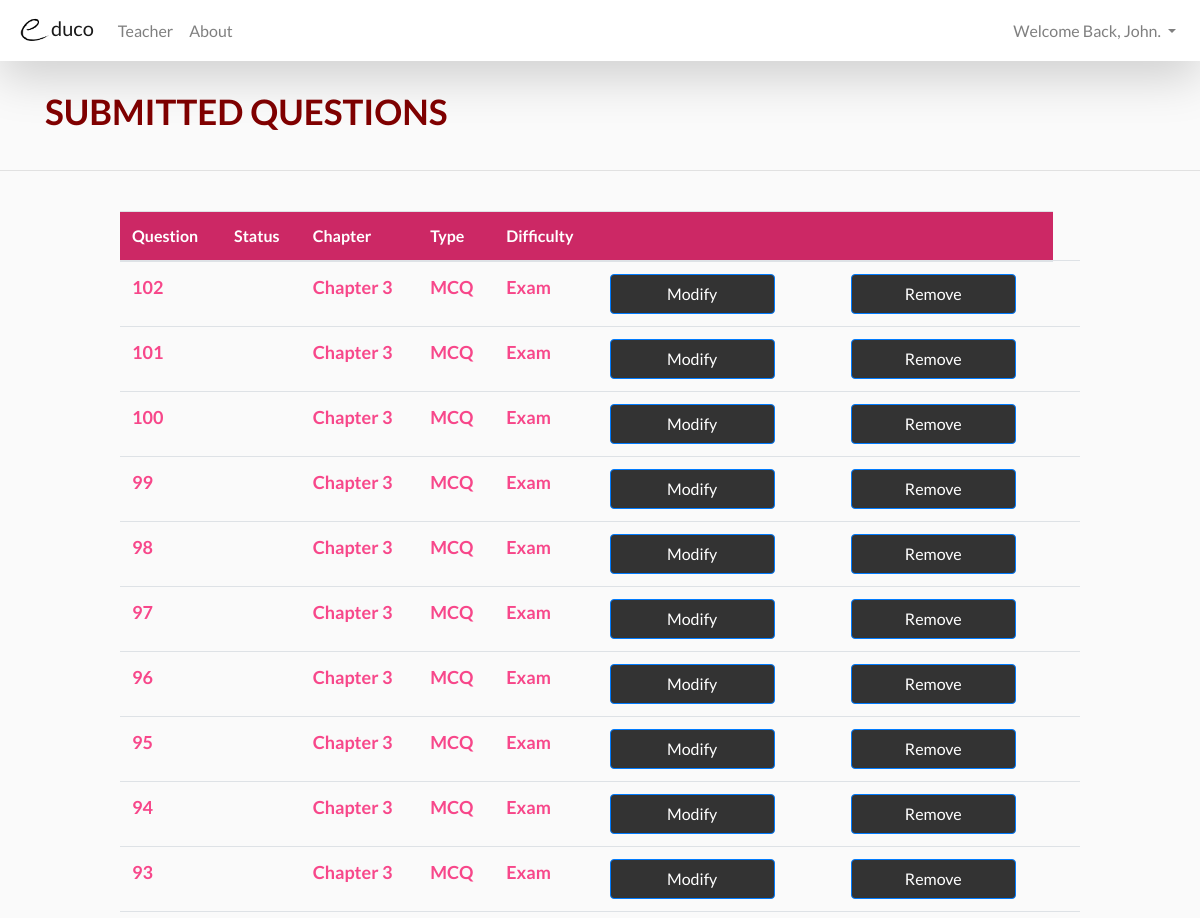
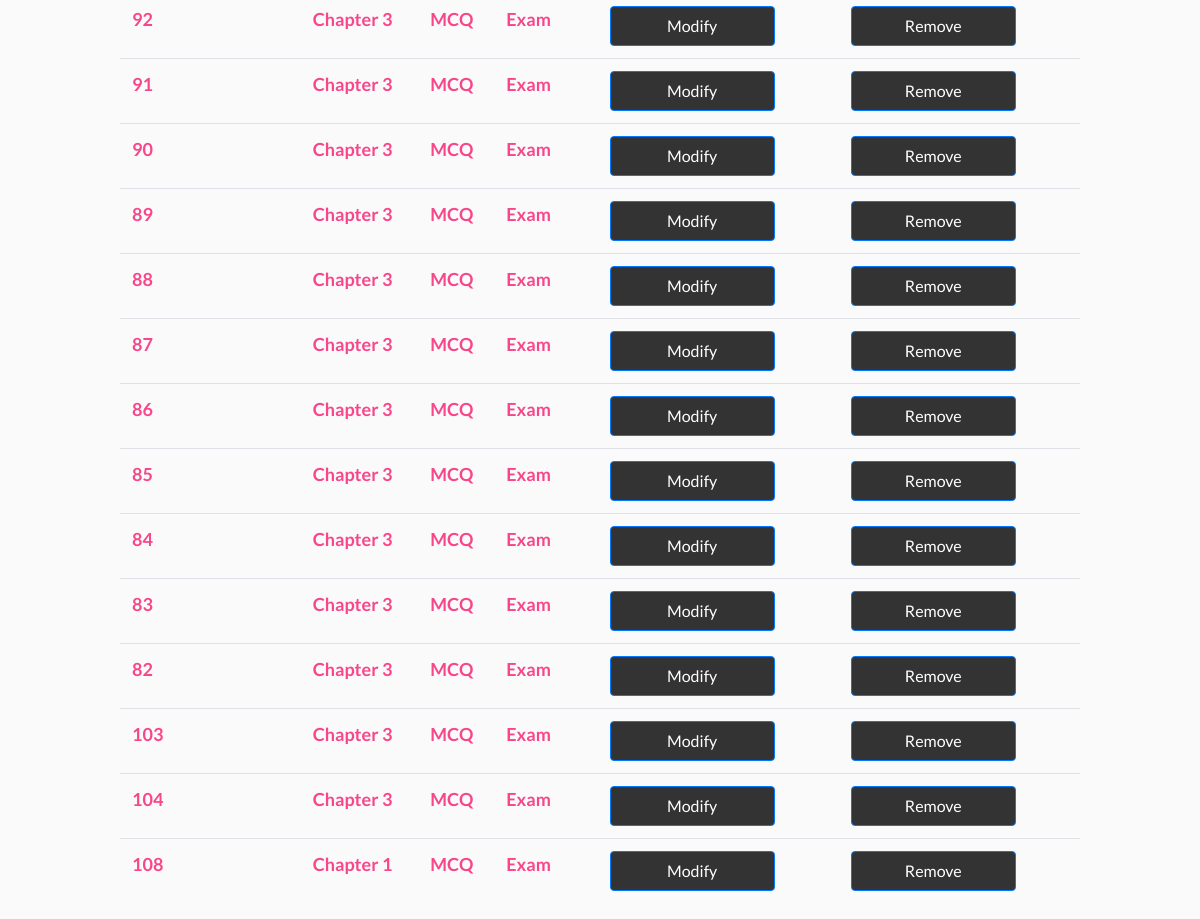
/website/teacher/view_questions.php (signed in), run on the app's committed database (2 pictures, top to bottom).
### tables this page shows
CREATE TABLE IF NOT EXISTS `question` (
  `Q_No` int(11) NOT NULL AUTO_INCREMENT,
  `U_ID` int(11) NOT NULL,
  `Chapter` varchar(255) NOT NULL,
  `Format` varchar(255) NOT NULL,
  `Difficulty` varchar(255) NOT NULL,
  `Mark` int(1) NOT NULL,
  `QuestionContent` text NOT NULL,
  `Image` mediumblob,
  `Imagepath` varchar(255) DEFAULT NULL,
  `A` varchar(255) NOT NULL,
  `B` varchar(255) NOT NULL,
  `C` varchar(255) NOT NULL,
  `D` varchar(255) NOT NULL,
  `TrueAnswer` varchar(255) NOT NULL,
  `Approval` int(11) DEFAULT NULL,
  PRIMARY KEY (`Q_No`)
);

### website/teacher/view_questions.php (the view, shortened to what this page needs)
<!DOCTYPE html>
<html>
<head>
<?php include($_SERVER["DOCUMENT_ROOT"].'/template/header.php'); ?>
</head>
<body>
<?php include($_SERVER["DOCUMENT_ROOT"].'/template/teachernavbar.php'); ?>
<br/>
<div class="container">
  <div class="row">
    <div class="col-sm-5">
      <p class="text-center" style="font-size: 35px; color: maroon; float: left; font-weight: bold;">
      SUBMITTED QUESTIONS
      </p>
    </div>
  </div>
</div>
<hr/>
<br/>
<center>
<table class="table table-hover" style="width: 80%;">
  <thead>
    <tr style="background-color: #CC2865; color: white;">
      <th>Question</th>
      <th>Status</th>
      <th>Chapter</th>
      <th>Type</th>
      <th>Difficulty</th>
      <th></th>
      <th></th>
      <th></th>
    </tr>
  </thead>
<tbody style="color: #F7478A; font-size: 18px; font-weight: bold;">
<?php
$conn = mysqli_connect('localhost','root','','educo');
$sql = "SELECT Q_No,Approval,Chapter,Format,Difficulty FROM question WHERE Difficulty = 'Exam'";
$result = mysqli_query($conn, $sql);
while($row = mysqli_fetch_array($result))
{
  echo "<tr>";
  echo "<td>" . $row['Q_No'] . "</td>";
  echo "<td>" . $row['Approval'] . "</td>";
  echo "<td>" . $row['Chapter'] . "</td>";
  echo "<td>" . $row['Format'] . "</td>";
  echo "<td>" . $row['Difficulty'] . "</td>";
  echo "<td>";
  echo "<button class= 'btn btn-primary' style='width: 165px; height: 40px; color: white;
        background-color:#333333;' onclick=\"window.location.href='edit_question_teacher.php?id=".$row['Q_No']."'\">Modify</button></td>";
  echo "<td>";
  echo "<td>";
  echo "<button class= 'btn btn-primary' style='width: 165px; height: 40px; color: white;
        background-color:#333333;'>Remove</button></td>";
  echo "<td>";
  echo "</tr>";
  }
  echo "</table>";
?>
</center>
</body>
</html>

### template/header.php (style rules this page uses)
body { font-family: 'Lato' !important; background-color: #FAFAFA !important; }

### data on the page
question: Q_No "102", Chapter "Chapter 3", Format "MCQ", Difficulty "Exam"
question: Q_No "101", Chapter "Chapter 3", Format "MCQ", Difficulty "Exam"
question: Q_No "100", Chapter "Chapter 3", Format "MCQ", Difficulty "Exam"
question: Q_No "99", Chapter "Chapter 3", Format "MCQ", Difficulty "Exam"
question: Q_No "98", Chapter "Chapter 3", Format "MCQ", Difficulty "Exam"
question: Q_No "97", Chapter "Chapter 3", Format "MCQ", Difficulty "Exam"
question: Q_No "96", Chapter "Chapter 3", Format "MCQ", Difficulty "Exam"
question: Q_No "95", Chapter "Chapter 3", Format "MCQ", Difficulty "Exam"
question: Q_No "94", Chapter "Chapter 3", Format "MCQ", Difficulty "Exam"
question: Q_No "93", Chapter "Chapter 3", Format "MCQ", Difficulty "Exam"
question: Q_No "92", Chapter "Chapter 3", Format "MCQ", Difficulty "Exam"
question: Q_No "91", Chapter "Chapter 3", Format "MCQ", Difficulty "Exam"
question: Q_No "90", Chapter "Chapter 3", Format "MCQ", Difficulty "Exam"
question: Q_No "89", Chapter "Chapter 3", Format "MCQ", Difficulty "Exam"
question: Q_No "88", Chapter "Chapter 3", Format "MCQ", Difficulty "Exam"
question: Q_No "87", Chapter "Chapter 3", Format "MCQ", Difficulty "Exam"
question: Q_No "86", Chapter "Chapter 3", Format "MCQ", Difficulty "Exam"
question: Q_No "85", Chapter "Chapter 3", Format "MCQ", Difficulty "Exam"
question: Q_No "84", Chapter "Chapter 3", Format "MCQ", Difficulty "Exam"
question: Q_No "83", Chapter "Chapter 3", Format "MCQ", Difficulty "Exam"
question: Q_No "82", Chapter "Chapter 3", Format "MCQ", Difficulty "Exam"
question: Q_No "103", Chapter "Chapter 3", Format "MCQ", Difficulty "Exam"
question: Q_No "104", Chapter "Chapter 3", Format "MCQ", Difficulty "Exam"
question: Q_No "108", Chapter "Chapter 1", Format "MCQ", Difficulty "Exam"

### other printed values
$_SESSION['user'] "John"
